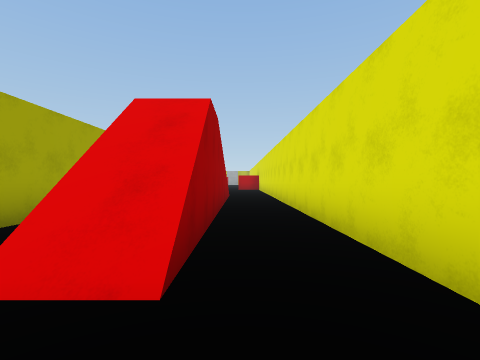
view 1 (above)

16 first-person views from a walk through a 3-D level made in the Unity game engine. The camera is 1.3 m above the floor, looks level and sees 85° across. The floor is counted in squares, 2 m on a side. Each view is taken from the middle of a square. On the plan, view 1 faces up. The plan holds only what a view shows up to about 9 squares ahead; the rest is blank. The place goes on beyond the plan. The player character is not drawn. Some animated figures are not drawn. Surface patterns are stand-ins for the level's own textures.

view 2
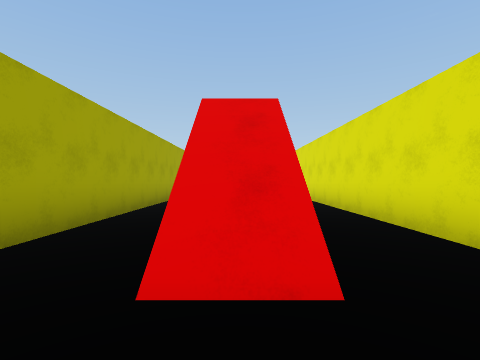

view 3
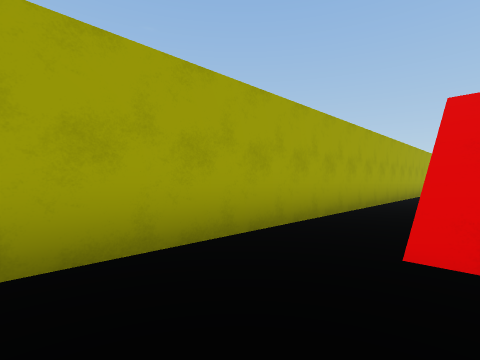

view 4
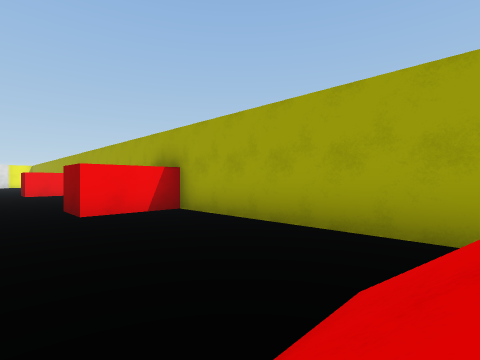

view 5
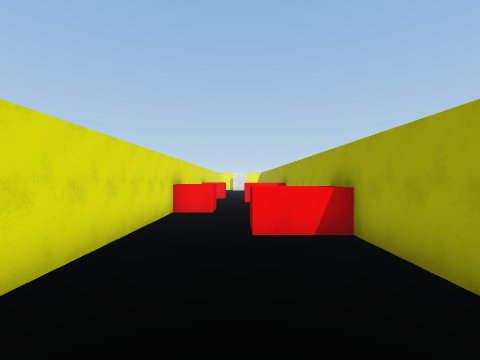

view 6
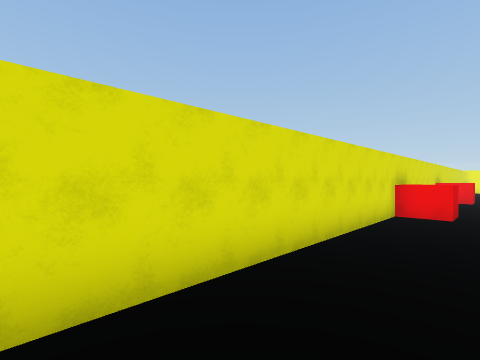

view 7
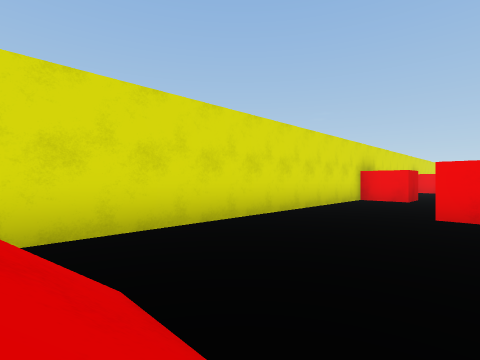

view 8
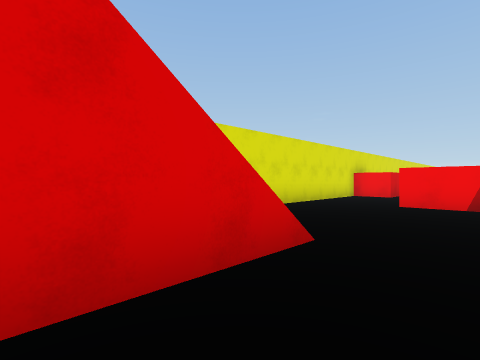

view 9
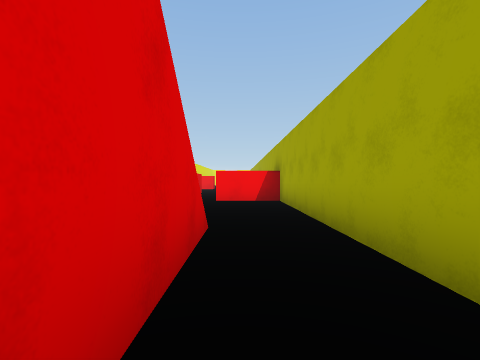

view 10
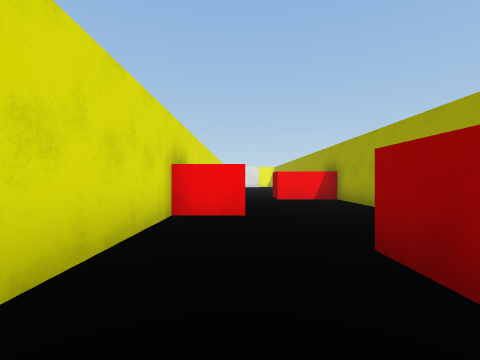

view 11
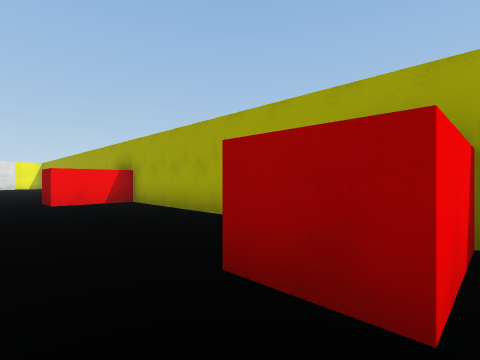

view 12
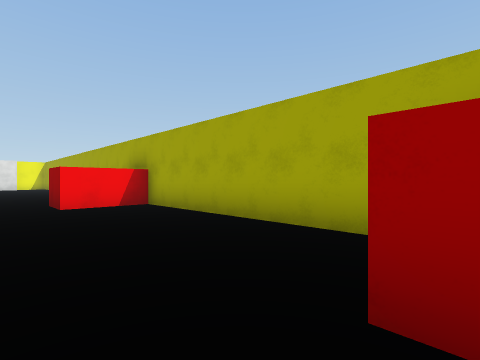

view 13
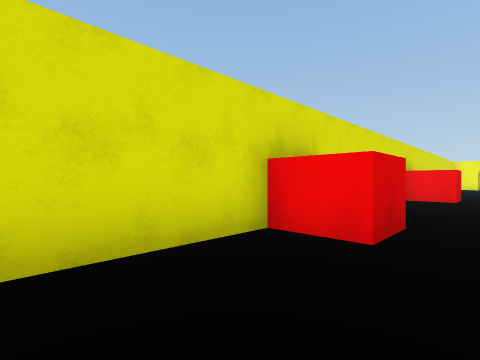

view 14
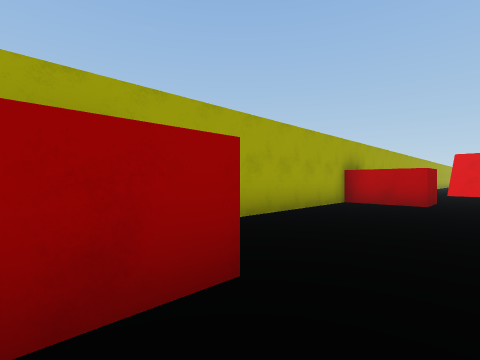

view 15
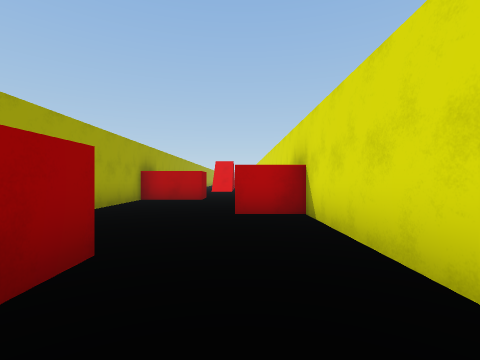

view 16
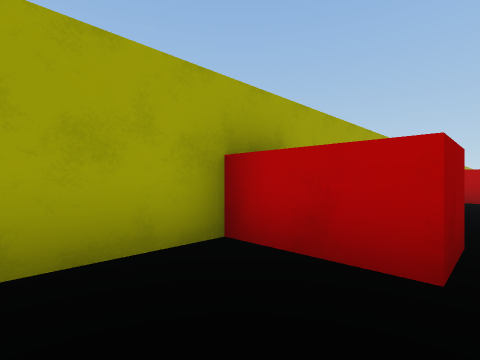

### Floor plan
Key: @ floor where view 1 was taken; # wall or solid block; . floor; / step, stairs or slope.
Columns run from 4 left of view 1 to 2 right of it. Each row starts with its distance up from view 1.
  7 #.  ..#
  6 #.. ..#
  5 #..  .#
  4 #../. #
  3 #../. #
  2 #../..#
  1 # ... #
  0 #  .@ #
 -1 #.....#
 -2 #.....#
 -3 #.....#
 -4 ###...#
 -5 #.....#
 -6 #.....#
 -7 #...###
 -8 #...##
 -9 #.... #
-10 #.... #
-11 ###...#
-12  ##...#
-13 #  ...
-14 #  .##
-15    ..
-16    ..

Positions as (right, up) in squares from view 1, and headings:
1: (0, 0), facing up
2: (-1, 0), facing up
3: (-1, -1), facing up-left
4: (0, 2), facing down-left
5: (-1, 2), facing down
6: (-1, 2), facing down-right
7: (-2, 2), facing down-right
8: (-3, 4), facing down-right
9: (-2, 5), facing down
10: (0, -2), facing down
11: (0, -3), facing down-left
12: (0, -4), facing down-left
13: (-1, -4), facing down-right
14: (0, -12), facing up-left
15: (0, -13), facing up
16: (-1, -14), facing up-left
